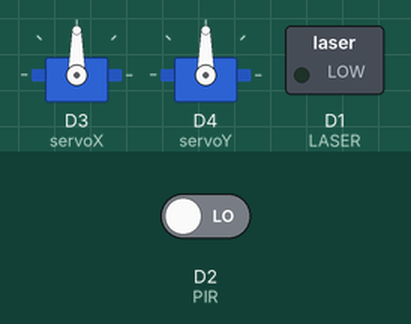
Simulated run of this sketch. Board: ESP8266 (NodeMCU). Shown: 2 × servo, switched loads named in the sketch (green lamp = pin HIGH). The test bench sets the inputs (shaded band); at power-on: D2 (PIR) LOW. Random numbers use the default seed unless the sketch sets one.

Above: at 2.8 s.
2.9 s: D2 (PIR) driven HIGH
At 3.4 s:
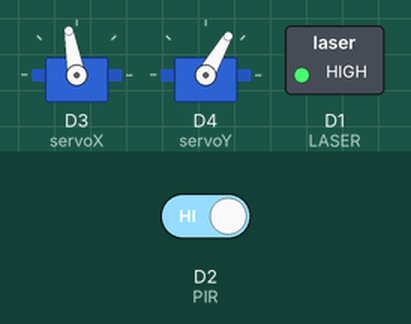
At 6.2 s:
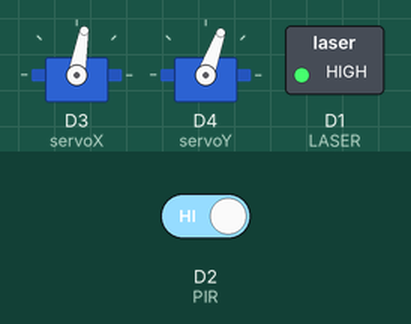
Timing chart, 0 to 32.5 s (numbered marks = the images above; inputs shaded):
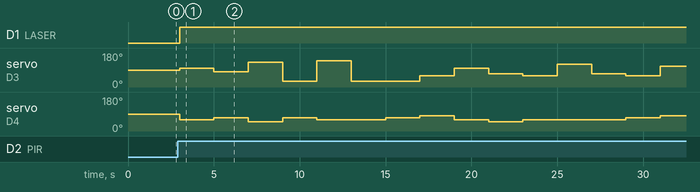

The sketch:

lasercat.ino
```cpp
//
//   ROBOTIC LASER PET v1.0 - Ricardo Merces - twitter.com/r_merces
//

#include <Servo.h>

#define POS_INICIAL 90
#define X_MINIMO    30  // Angulo de X (30 a 150)
#define Y_MINIMO    50  // Angulo de Y (50 a 90)
#define X_INTERVALO 12 // (X maximo - X minimo) /10 = 12
#define Y_INTERVALO  4 // (Y maximo - Y minimo) /10 = 4
#define LASER_TEMPO 60 // Tempo em segundos que o laser ficará acionado
#define LASER       D1
#define PIR         D2

Servo servoX;
Servo servoY;

void setup() {
servoX.attach(D3);
servoY.attach(D4);
servoX.write(POS_INICIAL);
servoY.write(POS_INICIAL);

pinMode(LASER,OUTPUT);
digitalWrite(LASER,LOW);

pinMode(PIR, INPUT);

Serial.begin(9600);
}

void loop() {
  int trigger = digitalRead(PIR);
  if (trigger == HIGH) {
    liga_laser();
  }
  else {
    desliga_laser();
  }
  delay(1000);
}

// FUNÇÕES AUXILIARES

void posiociona_servos() {
  int posicaoX = (random(0, (X_INTERVALO)) * 10 + (X_MINIMO));
  int posicaoY = (random(0, (Y_INTERVALO)) * 10 + (Y_MINIMO));
  servoX.write(posicaoX);
  servoY.write(posicaoY);
}

void liga_laser() {
  for(int i = 0; i <= LASER_TEMPO/2; i++) {
    digitalWrite(LASER, HIGH);
    posiociona_servos();
    delay(2000);
  }
}

void desliga_laser() {
  digitalWrite(LASER, LOW);
}
```
